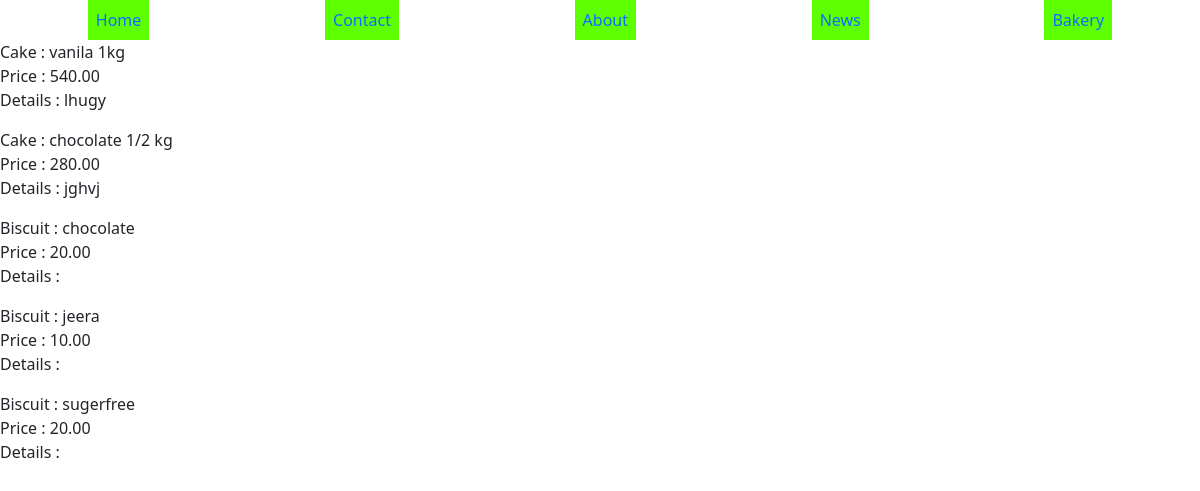
/bakery/, run on the app's committed database.
### bakery/models.py (models this page shows, shortened)
class Cake(models.Model):
    name = models.CharField(max_length=100)
    description = models.TextField()
    price = models.DecimalField(max_digits=5, decimal_places=2)
    created_on = models.DateTimeField(auto_now=True)

class Biscuit(models.Model):
    taste_choices = (('sweet', 'sweet'), ('salty', 'salty'))
    name = models.CharField(max_length=100)
    taste = models.CharField(choices=taste_choices, max_length=10)
    price = models.DecimalField(max_digits=5, decimal_places=2)
    created_on = models.DateTimeField(auto_now=True)

### bakery/views.py (the view)
# urls.py: path('', bakery_menu, name='bakery_menu'),
def bakery_menu(request):
    cakelist = Cake.objects.all()
    biscuitlist = Biscuit.objects.all()
    ctx = {
        'cakelist':cakelist,
        'biscuitlist':biscuitlist,
    }
    return render(request,'menu.html',context=ctx)

### templates/menu.html
{% extends 'layout/base.html' %}
{% block content %}
<div class="cakes">
    {% for cake in cakelist %}
    <p>
        Cake : {{cake.name}} <br>
        Price : {{cake.price}} <br>
        Details : {{cake.description}}<br>
    </p>
    {% empty %}
    <p> No cake available right now! </p>
    {% endfor %}
</div>
<div class="biscuits">
    {% for bisc in biscuitlist %}
    <p>
        Biscuit : {{bisc.name}} <br>
        Price : {{bisc.price}} <br>
        Details : {{bisc.description}}<br>
    </p>
    {% empty %}
    <p> No biscuits available right now! </p>
    {% endfor %}
</div>
{% endblock %}

### data on the page
Cake: name "vanila 1kg", price "540.00", description "lhugy"
Cake: name "chocolate 1/2 kg", price "280.00", description "jghvj"
Biscuit: name "chocolate", price "20.00"
Biscuit: name "jeera", price "10.00"
Biscuit: name "sugerfree", price "20.00"
